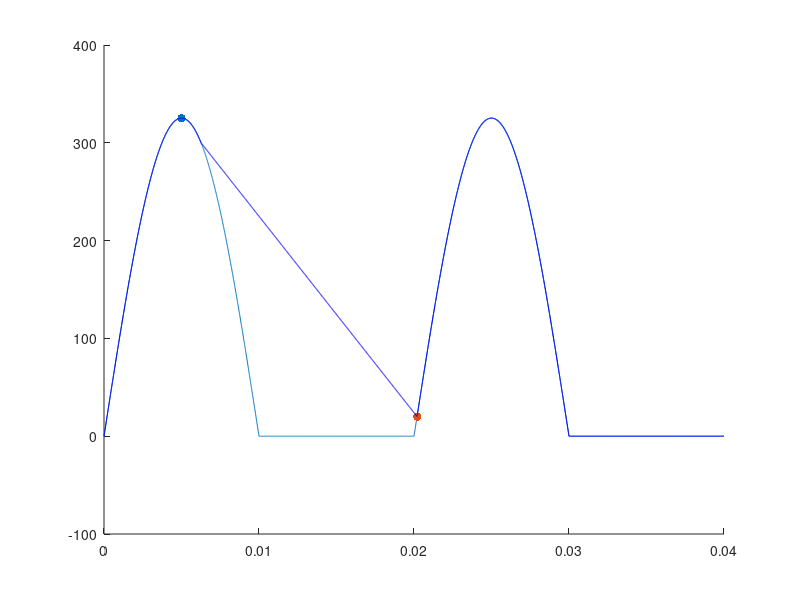

Source code (MATLAB):
clc
clear
%format longG;

% Input Paramters
LineFrequency = 50; % Hz
NominalAC_In = 230; % Volts RMS
V_Dropout = 20; % Minimum voltage the input capacitor should hold
P_Load = 5; % Watts

Time = 1/LineFrequency; % Seconds

%MaxAC_In = 265; % Volts RMS
%MinAC_In = 85; % Volts RMS
%MaxInputPeakVoltage = sqrt(2)*MaxAC_In; % after rectification assuming no load is present
%MinInputPeakVoltage = sqrt(2)*MinAC_In; % after rectification assuming no load is present

NominalInputPeakVoltage = sqrt(2)*NominalAC_In; % after rectification assuming no load is present
DischargingTime_HalfWaveRectifier = 0.75.*Time+asin(V_Dropout./NominalInputPeakVoltage)./(2*pi*LineFrequency);
DischargingTime_FullWaveRectifier = 0.25.*Time+asin(V_Dropout./NominalInputPeakVoltage)./(2*pi*LineFrequency);

t = 0:0.00001:2*Time;
HalfWaveRectifier = 230*sqrt(2)*sin(2*pi*LineFrequency*t).*((1+square(2*pi*LineFrequency*t))/2);
hold on
plot(t,HalfWaveRectifier)
[PeakVoltage, PeakIndex] = max(HalfWaveRectifier);
PeakTime = t(PeakIndex);
scatter(PeakTime,PeakVoltage,"filled","red")
DropoutIndices = find(abs(HalfWaveRectifier - V_Dropout) <= 0.5);
DropoutTime = t(DropoutIndices(1,3));
scatter(DropoutTime,V_Dropout,"filled","red")
XPoints = [PeakTime DropoutTime];
YPoints = [PeakVoltage V_Dropout];
LinearLine = interp1(XPoints,YPoints,t);
ConnectingLine = max(LinearLine,HalfWaveRectifier);
plot(t,ConnectingLine,"blue")

%FullWaveRectifier = abs(230*sqrt(2)*sin(2*pi*LineFrequency*t));
%plot(t,FullWaveRectifier)

V_Avg = 0.5.*(NominalInputPeakVoltage+V_Dropout);
I_LoadAvg = P_Load./V_Avg; % Amperes
V_Ripple = NominalInputPeakVoltage-V_Dropout;
V_RipplePercent = V_Ripple./NominalInputPeakVoltage
C_Bulk_HalfwaveRectifier = I_LoadAvg.*DischargingTime_HalfWaveRectifier./V_Ripple
C_Bulk_FullwaveRectifier = I_LoadAvg.*DischargingTime_FullWaveRectifier./V_Ripple

%u = symunit;
%C__ = C_Bulk_FullwaveRectifier*u.F
%CT = num2sip(C_Bulk_FullwaveRectifier)

%[PeakVoltage, PeakIndex] = findpeaks(HalfWaveRectifier);
%DropoutTime = interp1(HalfWaveRectifier,t,V_Dropout,"nearest")
%x_index_halfwave = find(HalfWaveRectifier == 20)
%[~, DropoutIndex] = min(abs(HalfWaveRectifier - V_Dropout));
%DropoutTime = t(DropoutIndices(1,3:end));
%plot([PeakTime DropoutTime], [PeakVoltage V_Dropout])
